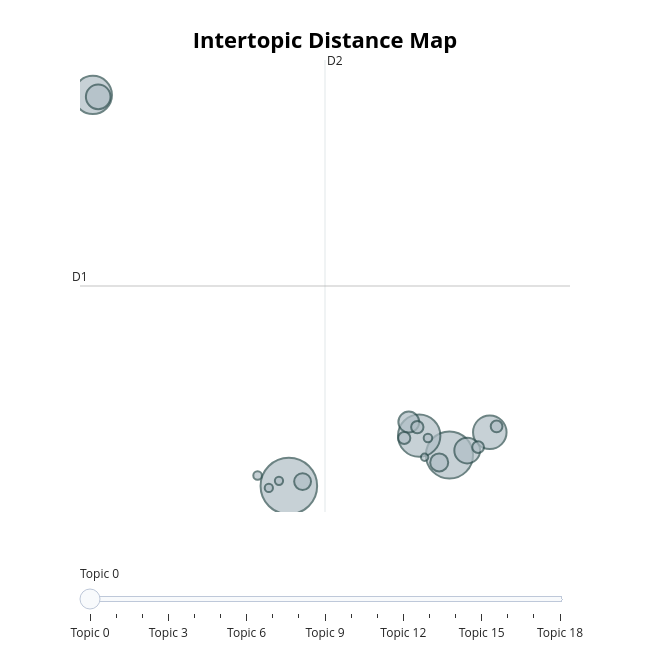

Notebook source saved alongside this figure:
### Code cell
topic_model.visualize_topics()

### Figure 1 — Plotly figure (JSON) as saved in the notebook; plotly's stock layout.template omitted (floating-point values rounded to 4 significant figures)
{"data": [{"customdata": [[0, "جدا | ممتاز | جميل | رائع | جيد", 2440], [1, "مكان | جميل | place | جدا | حديقة", 1694], [2, "فندق | الفندق | hotel | جدا | نظيف", 1371], [3, "الله | الرياض | المكان | الفندق | جدا", 1114], [4, "restaurant | food | delicious | best | excellent", 857], [5, "mosque | god | الله | may | prayer", 463], [6, "mall | market | سوق | shopping | one", 506], [7, "مغلق | سيء | سيئة | جدا | سيئه", 331], [8, "family | place | good | nice | للأطفال", 248], [9, "يحتاج | اكثر | تحتاج | الى | اهتمام", 217], [10, "fish | price | السمك | market | fresh", 105], [11, "المياه | دورات | مياه | الحمامات | toilet", 117], [12, "cinema | movie | hall | experience | غني", 114], [13, "parking | car | park | need | مواقف", 106], [14, "love | loved | place | shada | العشق", 56], [15, "نجوم | يستاهل | star | بكثير | بطل", 52], [16, "الليل | time | view | night | كبير", 56], [17, "معلم | بأس | التذاكر | سياحي | احب", 52], [18, "الطائرة | طائرة | خلابه | حطام | plane", 41]], "hovertemplate": "<b>Topic %{customdata[0]}</b><br>%{customdata[1]}<br>Size: %{customdata[2]}", "legendgroup": "", "marker": {"color": "#B0BEC5", "line": {"color": "DarkSlateGrey", "width": 2}, "size": [2440, 1694, 1371, 1114, 857, 463, 506, 331, 248, 217, 105, 117, 114, 106, 56, 52, 56, 52, 41], "sizemode": "area", "sizeref": 1.525, "symbol": "circle"}, "mode": "markers", "name": "", "orientation": "v", "showlegend": false, "type": "scatter", "x": [6.377, 10.01, 9.329, 1.939, 10.93, 2.06, 10.42, 9.094, 9.782, 6.688, 11.08, 9.286, 8.99, 10.66, 5.669, 6.154, 9.528, 5.924, 9.452], "xaxis": "x", "y": [-10.23, -8.223, -6.974, 15.06, -6.753, 14.94, -7.935, -6.091, -8.704, -9.947, -6.379, -6.42, -7.126, -7.714, -9.546, -9.892, -7.126, -10.36, -8.368], "yaxis": "y"}], "layout": {"annotations": [{"showarrow": false, "text": "D1", "x": 1.648, "y": 2.706, "yshift": 10}, {"showarrow": false, "text": "D2", "x": 7.196, "xshift": 10, "y": 17.32}], "height": 650, "hoverlabel": {"bgcolor": "white", "font": {"family": "Rockwell", "size": 16}}, "legend": {"itemsizing": "constant", "tracegroupgap": 0}, "margin": {"t": 60}, "shapes": [{"line": {"color": "#CFD8DC", "width": 2}, "type": "line", "x0": 7.196, "x1": 7.196, "y0": -11.91, "y1": 17.32}, {"line": {"color": "#9E9E9E", "width": 2}, "type": "line", "x0": 1.648, "x1": 12.74, "y0": 2.706, "y1": 2.706}], "sliders": [{"active": 0, "pad": {"t": 50}, "steps": [{"args": [{"marker.color": [["red", "#B0BEC5", "#B0BEC5", "#B0BEC5", "#B0BEC5", "#B0BEC5", "#B0BEC5", "#B0BEC5", "#B0BEC5", "#B0BEC5", "#B0BEC5", "#B0BEC5", "#B0BEC5", "#B0BEC5", "#B0BEC5", "#B0BEC5", "#B0BEC5", "#B0BEC5", "#B0BEC5"]]}], "label": "Topic 0", "method": "update"}, {"args": [{"marker.color": [["#B0BEC5", "red", "#B0BEC5", "#B0BEC5", "#B0BEC5", "#B0BEC5", "#B0BEC5", "#B0BEC5", "#B0BEC5", "#B0BEC5", "#B0BEC5", "#B0BEC5", "#B0BEC5", "#B0BEC5", "#B0BEC5", "#B0BEC5", "#B0BEC5", "#B0BEC5", "#B0BEC5"]]}], "label": "Topic 1", "method": "update"}, {"args": [{"marker.color": [["#B0BEC5", "#B0BEC5", "red", "#B0BEC5", "#B0BEC5", "#B0BEC5", "#B0BEC5", "#B0BEC5", "#B0BEC5", "#B0BEC5", "#B0BEC5", "#B0BEC5", "#B0BEC5", "#B0BEC5", "#B0BEC5", "#B0BEC5", "#B0BEC5", "#B0BEC5", "#B0BEC5"]]}], "label": "Topic 2", "method": "update"}, {"args": [{"marker.color": [["#B0BEC5", "#B0BEC5", "#B0BEC5", "red", "#B0BEC5", "#B0BEC5", "#B0BEC5", "#B0BEC5", "#B0BEC5", "#B0BEC5", "#B0BEC5", "#B0BEC5", "#B0BEC5", "#B0BEC5", "#B0BEC5", "#B0BEC5", "#B0BEC5", "#B0BEC5", "#B0BEC5"]]}], "label": "Topic 3", "method": "update"}, {"args": [{"marker.color": [["#B0BEC5", "#B0BEC5", "#B0BEC5", "#B0BEC5", "red", "#B0BEC5", "#B0BEC5", "#B0BEC5", "#B0BEC5", "#B0BEC5", "#B0BEC5", "#B0BEC5", "#B0BEC5", "#B0BEC5", "#B0BEC5", "#B0BEC5", "#B0BEC5", "#B0BEC5", "#B0BEC5"]]}], "label": "Topic 4", "method": "update"}, {"args": [{"marker.color": [["#B0BEC5", "#B0BEC5", "#B0BEC5", "#B0BEC5", "#B0BEC5", "red", "#B0BEC5", "#B0BEC5", "#B0BEC5", "#B0BEC5", "#B0BEC5", "#B0BEC5", "#B0BEC5", "#B0BEC5", "#B0BEC5", "#B0BEC5", "#B0BEC5", "#B0BEC5", "#B0BEC5"]]}], "label": "Topic 5", "method": "update"}, {"args": [{"marker.color": [["#B0BEC5", "#B0BEC5", "#B0BEC5", "#B0BEC5", "#B0BEC5", "#B0BEC5", "red", "#B0BEC5", "#B0BEC5", "#B0BEC5", "#B0BEC5", "#B0BEC5", "#B0BEC5", "#B0BEC5", "#B0BEC5", "#B0BEC5", "#B0BEC5", "#B0BEC5", "#B0BEC5"]]}], "label": "Topic 6", "method": "update"}, {"args": [{"marker.color": [["#B0BEC5", "#B0BEC5", "#B0BEC5", "#B0BEC5", "#B0BEC5", "#B0BEC5", "#B0BEC5", "red", "#B0BEC5", "#B0BEC5", "#B0BEC5", "#B0BEC5", "#B0BEC5", "#B0BEC5", "#B0BEC5", "#B0BEC5", "#B0BEC5", "#B0BEC5", "#B0BEC5"]]}], "label": "Topic 7", "method": "update"}, {"args": [{"marker.color": [["#B0BEC5", "#B0BEC5", "#B0BEC5", "#B0BEC5", "#B0BEC5", "#B0BEC5", "#B0BEC5", "#B0BEC5", "red", "#B0BEC5", "#B0BEC5", "#B0BEC5", "#B0BEC5", "#B0BEC5", "#B0BEC5", "#B0BEC5", "#B0BEC5", "#B0BEC5", "#B0BEC5"]]}], "label": "Topic 8", "method": "update"}, {"args": [{"marker.color": [["#B0BEC5", "#B0BEC5", "#B0BEC5", "#B0BEC5", "#B0BEC5", "#B0BEC5", "#B0BEC5", "#B0BEC5", "#B0BEC5", "red", "#B0BEC5", "#B0BEC5", "#B0BEC5", "#B0BEC5", "#B0BEC5", "#B0BEC5", "#B0BEC5", "#B0BEC5", "#B0BEC5"]]}], "label": "Topic 9", "method": "update"}, {"args": [{"marker.color": [["#B0BEC5", "#B0BEC5", "#B0BEC5", "#B0BEC5", "#B0BEC5", "#B0BEC5", "#B0BEC5", "#B0BEC5", "#B0BEC5", "#B0BEC5", "red", "#B0BEC5", "#B0BEC5", "#B0BEC5", "#B0BEC5", "#B0BEC5", "#B0BEC5", "#B0BEC5", "#B0BEC5"]]}], "label": "Topic 10", "method": "update"}, {"args": [{"marker.color": [["#B0BEC5", "#B0BEC5", "#B0BEC5", "#B0BEC5", "#B0BEC5", "#B0BEC5", "#B0BEC5", "#B0BEC5", "#B0BEC5", "#B0BEC5", "#B0BEC5", "red", "#B0BEC5", "#B0BEC5", "#B0BEC5", "#B0BEC5", "#B0BEC5", "#B0BEC5", "#B0BEC5"]]}], "label": "Topic 11", "method": "update"}, {"args": [{"marker.color": [["#B0BEC5", "#B0BEC5", "#B0BEC5", "#B0BEC5", "#B0BEC5", "#B0BEC5", "#B0BEC5", "#B0BEC5", "#B0BEC5", "#B0BEC5", "#B0BEC5", "#B0BEC5", "red", "#B0BEC5", "#B0BEC5", "#B0BEC5", "#B0BEC5", "#B0BEC5", "#B0BEC5"]]}], "label": "Topic 12", "method": "update"}, {"args": [{"marker.color": [["#B0BEC5", "#B0BEC5", "#B0BEC5", "#B0BEC5", "#B0BEC5", "#B0BEC5", "#B0BEC5", "#B0BEC5", "#B0BEC5", "#B0BEC5", "#B0BEC5", "#B0BEC5", "#B0BEC5", "red", "#B0BEC5", "#B0BEC5", "#B0BEC5", "#B0BEC5", "#B0BEC5"]]}], "label": "Topic 13", "method": "update"}, {"args": [{"marker.color": [["#B0BEC5", "#B0BEC5", "#B0BEC5", "#B0BEC5", "#B0BEC5", "#B0BEC5", "#B0BEC5", "#B0BEC5", "#B0BEC5", "#B0BEC5", "#B0BEC5", "#B0BEC5", "#B0BEC5", "#B0BEC5", "red", "#B0BEC5", "#B0BEC5", "#B0BEC5", "#B0BEC5"]]}], "label": "Topic 14", "method": "update"}, {"args": [{"marker.color": [["#B0BEC5", "#B0BEC5", "#B0BEC5", "#B0BEC5", "#B0BEC5", "#B0BEC5", "#B0BEC5", "#B0BEC5", "#B0BEC5", "#B0BEC5", "#B0BEC5", "#B0BEC5", "#B0BEC5", "#B0BEC5", "#B0BEC5", "red", "#B0BEC5", "#B0BEC5", "#B0BEC5"]]}], "label": "Topic 15", "method": "update"}, {"args": [{"marker.color": [["#B0BEC5", "#B0BEC5", "#B0BEC5", "#B0BEC5", "#B0BEC5", "#B0BEC5", "#B0BEC5", "#B0BEC5", "#B0BEC5", "#B0BEC5", "#B0BEC5", "#B0BEC5", "#B0BEC5", "#B0BEC5", "#B0BEC5", "#B0BEC5", "red", "#B0BEC5", "#B0BEC5"]]}], "label": "Topic 16", "method": "update"}, {"args": [{"marker.color": [["#B0BEC5", "#B0BEC5", "#B0BEC5", "#B0BEC5", "#B0BEC5", "#B0BEC5", "#B0BEC5", "#B0BEC5", "#B0BEC5", "#B0BEC5", "#B0BEC5", "#B0BEC5", "#B0BEC5", "#B0BEC5", "#B0BEC5", "#B0BEC5", "#B0BEC5", "red", "#B0BEC5"]]}], "label": "Topic 17", "method": "update"}, {"args": [{"marker.color": [["#B0BEC5", "#B0BEC5", "#B0BEC5", "#B0BEC5", "#B0BEC5", "#B0BEC5", "#B0BEC5", "#B0BEC5", "#B0BEC5", "#B0BEC5", "#B0BEC5", "#B0BEC5", "#B0BEC5", "#B0BEC5", "#B0BEC5", "#B0BEC5", "#B0BEC5", "#B0BEC5", "red"]]}], "label": "Topic 18", "method": "update"}]}], "title": {"font": {"color": "Black", "size": 22}, "text": "<b>Intertopic Distance Map</b>", "x": 0.5, "xanchor": "center", "y": 0.95, "yanchor": "top"}, "width": 650, "xaxis": {"anchor": "y", "domain": [0, 1], "range": [1.648, 12.74], "title": {"text": ""}, "visible": false}, "yaxis": {"anchor": "x", "domain": [0, 1], "range": [-11.91, 17.32], "title": {"text": ""}, "visible": false}}}
